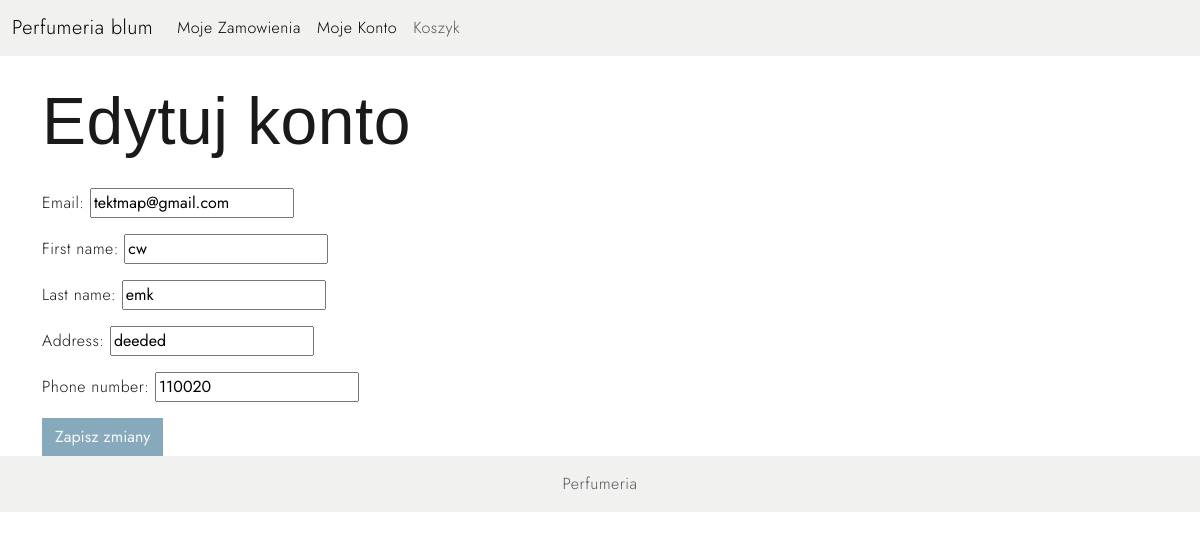
Page /my_account/ (signed in) on the earlier database version.
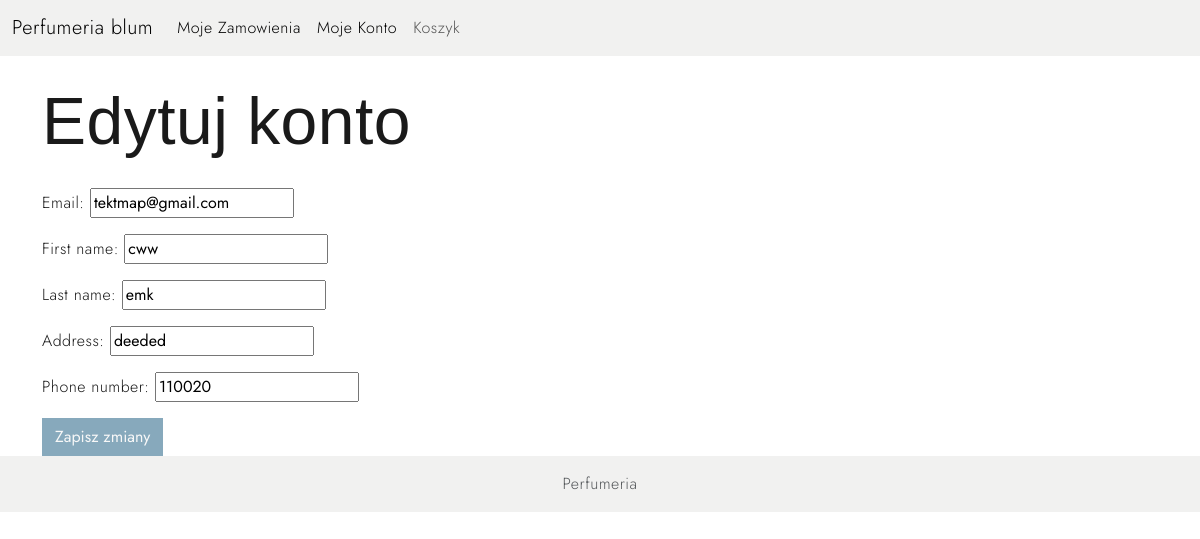
Same page on the later database version.
### users/models.py (models this page shows)
class User(AbstractUser):
    address = models.CharField(max_length=50,default="")
    phone_number = models.IntegerField(default=0)
    USERNAME_FIELD = 'email'
    email = models.EmailField( unique=True)  # changes email to unique and blank to false
    REQUIRED_FIELDS = []  # removes email from REQUIRED_FIELDS

### product/views.py (the view, shortened to what this page needs)
# urls.py: path('my_account/', UserAccount.as_view(), name='my_account'),
class UserAccount(View):
    def get(self, request):
        account = request.user
        form = AccountForm(instance=account)
        context = {
            'user': account,
            'form': form,
        }
        return render(request, 'product/user_profile.html', context=context)

### product/forms.py
class AccountForm(ModelForm):
    class Meta:
        model = User
        fields = ['email', 'first_name', 'last_name', 'address', 'phone_number']

### templates/product/user_profile.html (shortened to what this page needs)
{% extends 'base.html' %}
{% block content %}
<div class="container mt-4">
    <h1>Edytuj konto</h1>
    <div class="row">
        <div class="col-md-6">
            <form method="post" enctype="multipart/form-data">
                {{ form.as_p }}
                <button type="submit" class="btn btn-primary">Zapisz zmiany</button>
            </form>
        </div>
    </div>
</div>
{% endblock %}

Differences in the rows shown:
changed User "tektmap@gmail.com": first_name "cw" → "cww"
